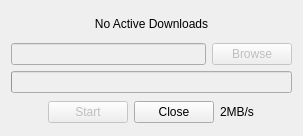
<?xml version="1.0" encoding="UTF-8"?>
<ui version="4.0">
 <class>FileTransferDialog</class>
 <widget class="QDialog" name="FileTransferDialog">
  <property name="geometry">
   <rect>
    <x>0</x>
    <y>0</y>
    <width>303</width>
    <height>136</height>
   </rect>
  </property>
  <property name="windowTitle">
   <string>Droper</string>
  </property>
  <property name="windowIcon">
   <iconset resource="main.qrc">
    <normaloff>:/droper.svg</normaloff>:/droper.svg</iconset>
  </property>
  <property name="modal">
   <bool>true</bool>
  </property>
  <layout class="QVBoxLayout" name="verticalLayout">
   <item>
    <widget class="QLabel" name="fileNameAndSizeLabel">
     <property name="text">
      <string>No Active Downloads</string>
     </property>
     <property name="alignment">
      <set>Qt::AlignCenter</set>
     </property>
    </widget>
   </item>
   <item>
    <layout class="QHBoxLayout" name="horizontalLayout_2">
     <item>
      <widget class="QLineEdit" name="localPathLineEdit">
       <property name="enabled">
        <bool>false</bool>
       </property>
       <property name="echoMode">
        <enum>QLineEdit::Normal</enum>
       </property>
       <property name="readOnly">
        <bool>true</bool>
       </property>
      </widget>
     </item>
     <item>
      <widget class="QPushButton" name="browsePushButton">
       <property name="enabled">
        <bool>false</bool>
       </property>
       <property name="text">
        <string>Browse</string>
       </property>
      </widget>
     </item>
    </layout>
   </item>
   <item>
    <widget class="QProgressBar" name="progressBar">
     <property name="enabled">
      <bool>false</bool>
     </property>
     <property name="value">
      <number>0</number>
     </property>
     <property name="textVisible">
      <bool>true</bool>
     </property>
     <property name="format">
      <string/>
     </property>
    </widget>
   </item>
   <item>
    <layout class="QHBoxLayout" name="horizontalLayout">
     <item>
      <spacer name="horizontalSpacer_3">
       <property name="orientation">
        <enum>Qt::Horizontal</enum>
       </property>
       <property name="sizeHint" stdset="0">
        <size>
         <width>40</width>
         <height>20</height>
        </size>
       </property>
      </spacer>
     </item>
     <item>
      <widget class="QPushButton" name="toggleStartPushButton">
       <property name="enabled">
        <bool>false</bool>
       </property>
       <property name="text">
        <string>Start</string>
       </property>
      </widget>
     </item>
     <item>
      <widget class="QDialogButtonBox" name="buttonBox">
       <property name="standardButtons">
        <set>QDialogButtonBox::Close</set>
       </property>
      </widget>
     </item>
     <item>
      <widget class="QLabel" name="speedLabel">
       <property name="text">
        <string>2MB/s</string>
       </property>
      </widget>
     </item>
     <item>
      <spacer name="horizontalSpacer">
       <property name="orientation">
        <enum>Qt::Horizontal</enum>
       </property>
       <property name="sizeHint" stdset="0">
        <size>
         <width>40</width>
         <height>20</height>
        </size>
       </property>
      </spacer>
     </item>
    </layout>
   </item>
  </layout>
 </widget>
 <resources>
  <include location="main.qrc"/>
 </resources>
 <connections/>
</ui>
